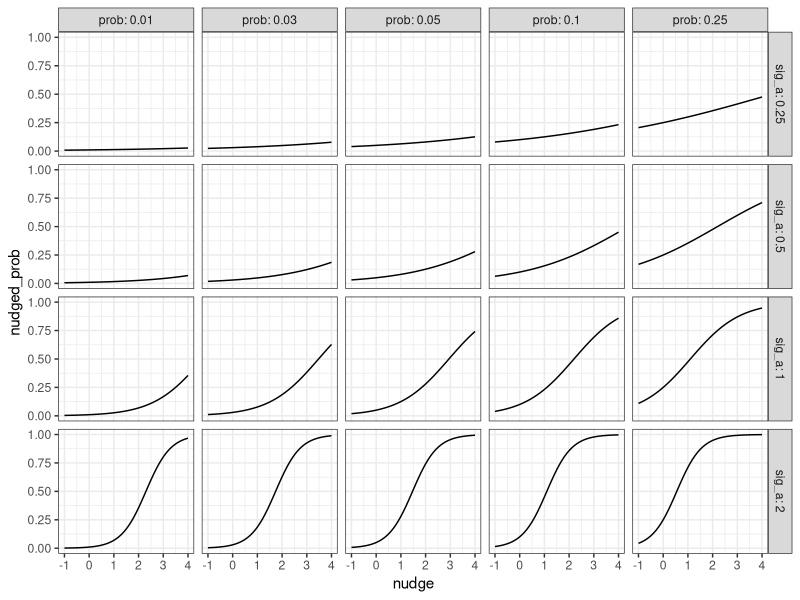

This figure's R source:
## ---- chunk 1
knitr::opts_chunk$set(echo = TRUE)
## ---- chunk 2
library(pracma)
library(ggplot2)
library(tidyr)
library(dplyr)
## ---- chunk 3
nudge_threshold <- Vectorize(
  function(t, a, nudge) {
    c <- logit(t, a = a)
    sigmoid(c + nudge, a = a)
  }
)
## ---- chunk 4
df <- expand_grid(
  prob = c(0.01, 0.03, 0.05, 0.1, 0.25),
  sig_a = c(0.25, 0.5, 1, 2),
  nudge = -10:40 / 10
) %>%
  as_tibble() %>%
  mutate(nudged_prob = nudge_threshold(prob, sig_a, nudge))
## ---- chunk 5
ggplot(df) +
  geom_line(aes(x = nudge, y = nudged_prob, group = prob)) + 
  # scale_y_log10() + 
  facet_grid(sig_a ~ prob, labeller = label_both) + 
  theme_bw()
